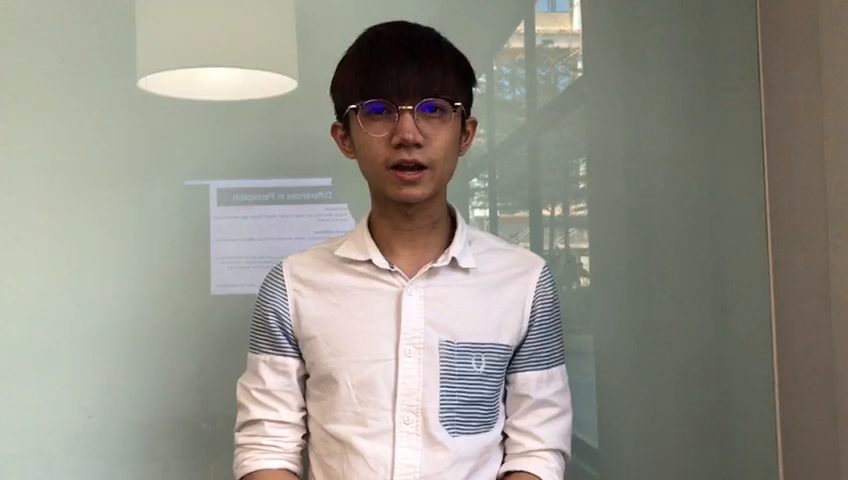
#> input picture frame 62 of Video/Koay.mp4, 848 x 480 px, given in place of CarGame.avi, which was not available
$ python TestMotionTracking.py
#> lines starting #> are read from the running program, lines starting #| are printed output that depends on the picture; after the words box and inside, x2 and y2 are one past the last pixel; in counts of white or black regions, pixels touching at a corner belong together
### utils/MotionTracking.py
import cv2

trackers = []

# [10 lines left out: function addTracker, not called in this run]

def update(frame):
    global trackers

    for tracker in trackers:
        ok, trackBox = tracker.update(frame)
        if ok:
            frame = cv2.rectangle(frame,(int(trackBox[0]),int(trackBox[1])),(int(trackBox[0]+trackBox[2]),int(trackBox[1]+trackBox[3])),(0,0,255),2)
    return frame

### Test/TestMotionTracking.py
import sys
sys.path.insert(0, '../utils')
import MotionTracking
import cv2

video = cv2.VideoCapture("../Video/CarGame.avi")
#video = cv2.VideoCapture(0)

if not video.isOpened():
    print("Could not open video")
    sys.exit()

ok, frame = video.read()
#> frame is the input picture: shape (480, 848, 3); mean B, G, R 136.1, 146.2, 148.1

while cv2.waitKey() != 27:
#> (key Esc is pressed here)
    MotionTracking.addTracker(frame, cv2.selectROI(frame, False))

while True:
    ok, frame = video.read()
    if not ok:
        break
    timer = cv2.getTickCount()

    frame = MotionTracking.update(frame)

    fps = cv2.getTickFrequency() / (cv2.getTickCount() - timer)
    cv2.putText(frame, "FPS : " + str(int(fps)), (100,50), cv2.FONT_HERSHEY_SIMPLEX, 0.75, (50,170,50), 2)
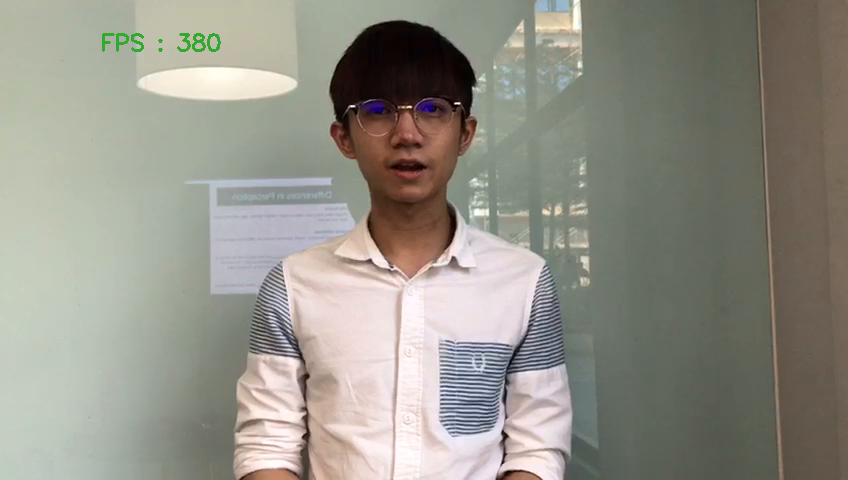
#> frame: shape (480, 848, 3); mean B, G, R 136, 146.2, 147.9

    cv2.imshow("Tracking", frame)

    k = cv2.waitKey(1) & 0xff
#> (key Esc is pressed here)
    if k == 27 : break

cv2.waitKey()
cv2.destroyAllWindows()

$ run again, starting later in the video
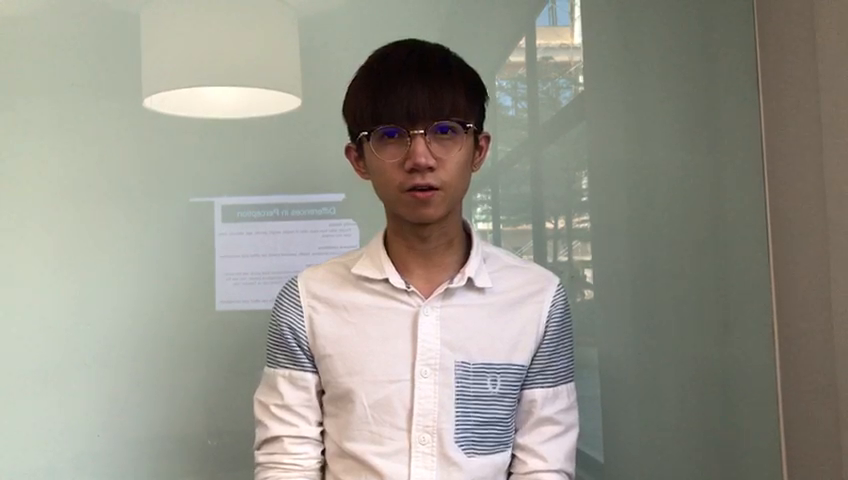
#> input picture frame 282 of Video/Koay.mp4, 848 x 480 px, given in place of CarGame.avi, which was not available
#> frame is the input picture: shape (480, 848, 3); mean B, G, R 139.1, 149.3, 151
#> `cv2.putText(frame, "FPS : " + str(int(fps)), (100,50), cv2.FONT_HERSHE..`:
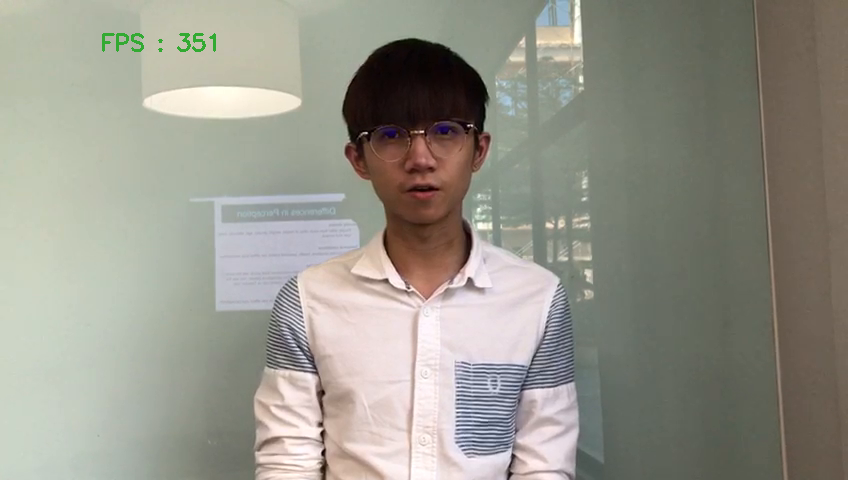
#> frame: shape (480, 848, 3); mean B, G, R 139, 149.5, 150.9

$ run again, starting later in the video
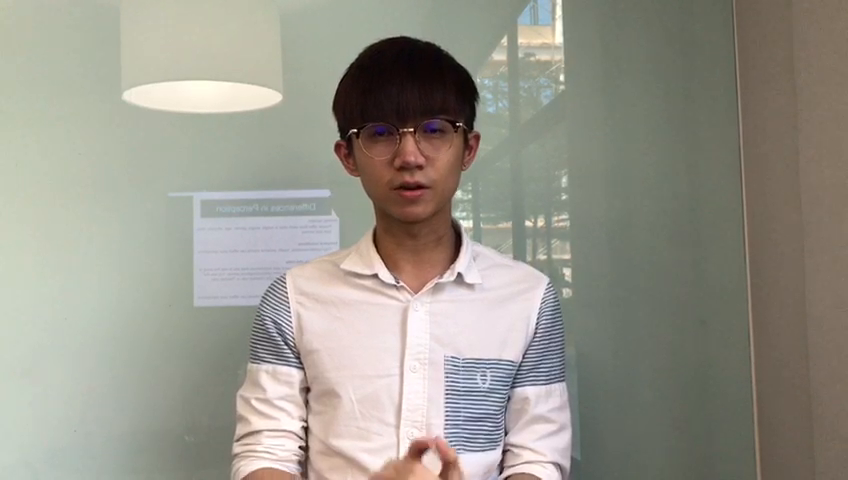
#> input picture frame 502 of Video/Koay.mp4, 848 x 480 px, given in place of CarGame.avi, which was not available
#> frame is the input picture: shape (480, 848, 3); mean B, G, R 139.7, 150.1, 152.8
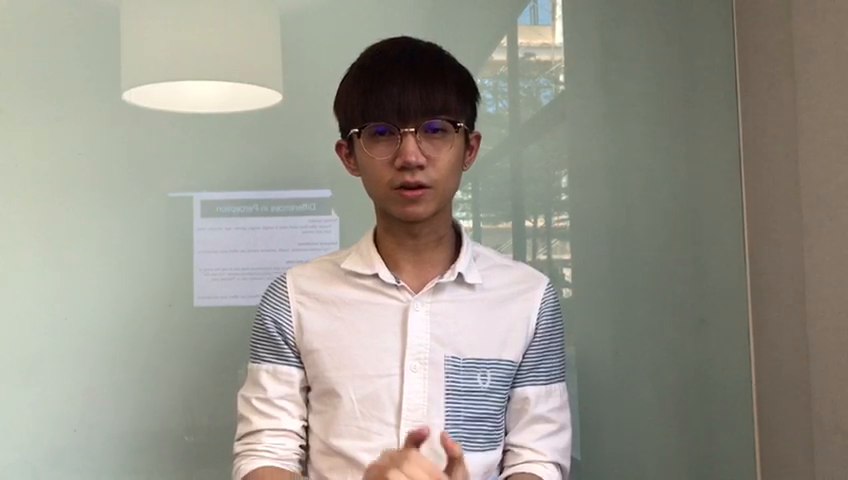
#> input picture frame 503 of Video/Koay.mp4, 848 x 480 px, given in place of CarGame.avi, which was not available
#> frame is the input picture: shape (480, 848, 3); mean B, G, R 139.6, 150, 152.8
#> `cv2.putText(frame, "FPS : " + str(int(fps)), (100,50), cv2.FONT_HERSHE..`:
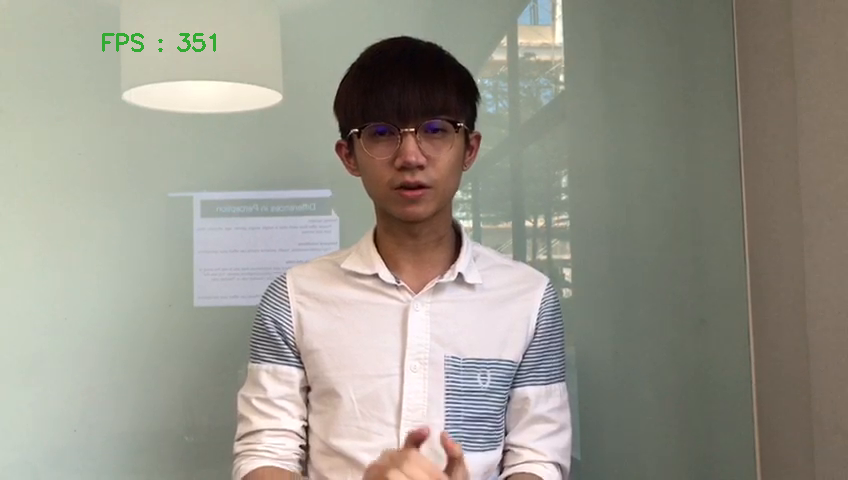
#> frame: shape (480, 848, 3); 0.17% of pixels changed, all inside (x1, y1, x2, y2) = (102, 33, 216, 52)
